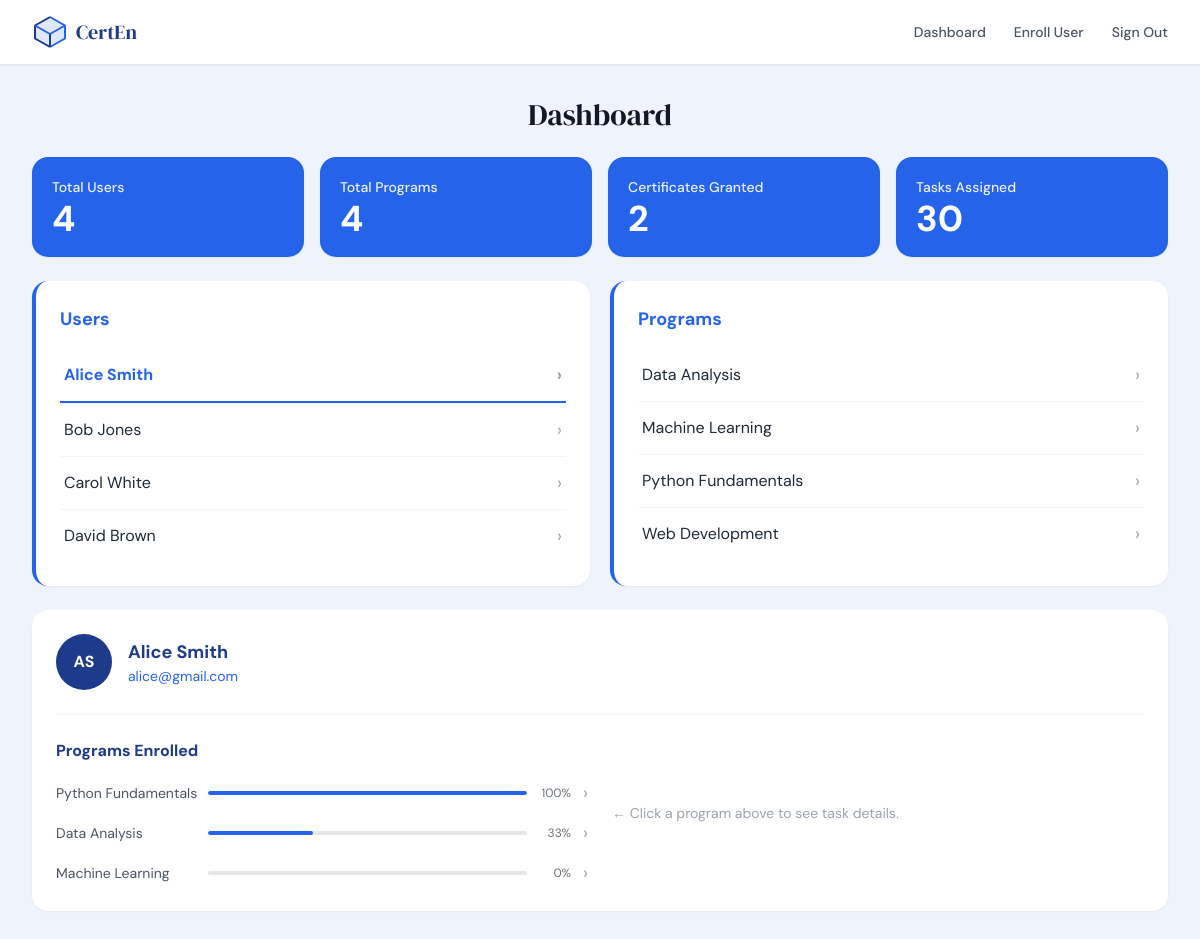
The page /admin?user_id=2&view=user on the database its author committed.
### models.py (models this page shows, shortened)
class User(db.Model):
    __tablename__ = "users"
    id         = db.Column(db.Integer, primary_key=True)
    first_name = db.Column(db.String(80),  nullable=False)
    last_name  = db.Column(db.String(80),  nullable=False)
    email      = db.Column(db.String(120), unique=True, nullable=False)
    dob        = db.Column(db.String(20))          # stored as "DD/MM/YYYY"
    is_admin   = db.Column(db.Boolean, default=False)
    created_at = db.Column(db.DateTime, default=lambda: datetime.now(timezone.utc))
    enrollments      = db.relationship("Enrollment",      back_populates="user", cascade="all, delete-orphan")
    task_completions = db.relationship("TaskCompletion",  back_populates="user", cascade="all, delete-orphan")
    certificates     = db.relationship("Certificate",     back_populates="user", cascade="all, delete-orphan")
    @property
    def full_name(self):
        return f"{self.first_name} {self.last_name}"
    @property
    def initials(self):
        return f"{self.first_name[0]}{self.last_name[0]}".upper()

class Program(db.Model):
    __tablename__ = "programs"
    id          = db.Column(db.Integer, primary_key=True)
    name        = db.Column(db.String(120), nullable=False)
    description = db.Column(db.Text)
    mode        = db.Column(db.String(20))   # Online / Offline / Hybrid
    created_at  = db.Column(db.DateTime, default=lambda: datetime.now(timezone.utc))
    enrollments  = db.relationship("Enrollment",  back_populates="program", cascade="all, delete-orphan")
    tasks        = db.relationship("Task",         back_populates="program", cascade="all, delete-orphan",
                                   order_by="Task.serial")
    certificates = db.relationship("Certificate", back_populates="program", cascade="all, delete-orphan")

### app.py (the view, shortened to what this page needs)
@app.route("/admin")
def admin_dashboard():
    selected_user_id    = request.args.get("user_id",    type=int)
    selected_program_id = request.args.get("program_id", type=int)
    view_mode           = request.args.get("view", "user")   # "user" | "program"
    users    = User.query.filter_by(is_admin=False).order_by(User.first_name).all()
    programs = Program.query.order_by(Program.name).all()
    selected_user    = User.query.get(selected_user_id)    if selected_user_id    else None
    selected_program = Program.query.get(selected_program_id) if selected_program_id else None
    stats = {
        "total_users":           User.query.filter_by(is_admin=False).count(),
        "total_programs":        Program.query.count(),
        "certificates_granted":  Certificate.query.filter_by(status="granted").count(),
        "tasks_assigned":        TaskCompletion.query.count(),
    }
    user_enrolled_programs = []
    user_task_rows         = []
    user_program_cert      = None
    if selected_user:
        for enr in selected_user.enrollments:
            user_enrolled_programs.append({
                "id":       enr.program.id,
                "name":     enr.program.name,
                "progress": enr.progress,
            })
        if selected_program:
            user_task_rows    = get_task_rows(selected_user.id, selected_program.id)
            user_program_cert = Certificate.query.filter_by(
                user_id=selected_user.id, program_id=selected_program.id
            ).first()
    program_enrolled_users = []
    program_task_rows      = []
    program_detail_user    = None
    program_detail_cert    = None   # cert for prog_detail_user in this program
    prog_detail_user_id    = request.args.get("prog_user_id", type=int)
    return render_template(
        "admin_dashboard.html",
        stats=stats,
        users=users,
        programs=programs,
        selected_user=selected_user,
        selected_program=selected_program,
        view_mode=view_mode,
        user_enrolled_programs=user_enrolled_programs,
        user_task_rows=user_task_rows,
        user_program_cert=user_program_cert,
        program_enrolled_users=program_enrolled_users,
        program_task_rows=program_task_rows,
        program_detail_user=program_detail_user,
        program_detail_cert=program_detail_cert,
        prog_detail_user_id=prog_detail_user_id,
    )

### models.py (called while the page is built)
    @property
    def progress(self):
        total = len(self.program.tasks)
        if total == 0:
            return 0
        completed = TaskCompletion.query.filter_by(
            user_id=self.user_id, status="C"
        ).join(Task).filter(Task.program_id == self.program_id).count()
        return round((completed / total) * 100)

### templates/admin_dashboard.html (shortened to what this page needs)
{% extends "base.html" %}
{% block nav_links %}
  <a href="{{ url_for('admin_dashboard') }}"
     class="text-sm font-medium text-gray-600 hover:text-primary hover:underline hover:underline-offset-4 transition-colors">Dashboard</a>
  <a href="{{ url_for('register') }}"
     class="text-sm font-medium text-gray-600 hover:text-primary hover:underline hover:underline-offset-4 transition-colors">Enroll User</a>
  <a href="{{ url_for('signout') }}"
     class="text-sm font-medium text-gray-600 hover:text-primary hover:underline hover:underline-offset-4 transition-colors">Sign Out</a>
{% endblock %}
{% block content %}
<div class="max-w-7xl mx-auto px-4 sm:px-6 lg:px-8 py-8 space-y-6">
  <h2 class="font-serif text-3xl text-center text-gray-900">Dashboard</h2>
  <div class="grid grid-cols-2 lg:grid-cols-4 gap-4">
    {% for label, value in [
        ('Total Users',          stats.total_users),
        ('Total Programs',       stats.total_programs),
        ('Certificates Granted', stats.certificates_granted),
        ('Tasks Assigned',       stats.tasks_assigned),
      ] %}
    <div class="bg-primary text-white rounded-2xl p-5 shadow-sm">
      <p class="text-sm font-medium opacity-90 mb-1">{{ label }}</p>
      <p class="text-4xl font-bold leading-none">{{ value }}</p>
    </div>
    {% endfor %}
  </div>
  <div class="grid grid-cols-1 md:grid-cols-2 gap-5">
    <div class="bg-white rounded-2xl shadow-sm border-l-4 border-primary p-6">
      <h3 class="text-lg font-bold text-primary mb-4">Users</h3>
      <ul class="divide-y divide-gray-100">
        {% for user in users %}
        <li>
          <a href="{{ url_for('admin_dashboard', user_id=user.id, view='user') }}"
             class="flex justify-between items-center py-3 px-1 transition-colors
               {% if selected_user and selected_user.id == user.id and view_mode == 'user' %}
                 text-primary font-bold border-b-2 border-primary
               {% else %}
                 text-gray-800 hover:text-primary
               {% endif %}">
            {{ user.full_name }}
            <span class="text-gray-400 text-lg">›</span>
          </a>
        </li>
        {% endfor %}
      </ul>
    </div>
    <div class="bg-white rounded-2xl shadow-sm border-l-4 border-primary p-6">
      <h3 class="text-lg font-bold text-primary mb-4">Programs</h3>
      <ul class="divide-y divide-gray-100">
        {% for program in programs %}
        <li>
          <a href="{{ url_for('admin_dashboard', program_id=program.id, view='program') }}"
             class="flex justify-between items-center py-3 px-1 transition-colors
               {% if selected_program and selected_program.id == program.id and view_mode == 'program' %}
                 text-primary font-bold border-b-2 border-primary
               {% else %}
                 text-gray-800 hover:text-primary
               {% endif %}">
            {{ program.name }}
            <span class="text-gray-400 text-lg">›</span>
          </a>
        </li>
        {% endfor %}
      </ul>
    </div>
  </div>
  {% if selected_user and view_mode == 'user' %}
  <div class="bg-white rounded-2xl shadow-sm p-6 space-y-6">
    <div class="flex items-center gap-4">
      <div class="w-14 h-14 rounded-full bg-navy text-white flex items-center justify-center font-bold text-base shrink-0">
        {{ selected_user.initials }}
      </div>
      <div>
        <h3 class="text-lg font-bold text-navy">{{ selected_user.full_name }}</h3>
        <p class="text-sm text-primary">{{ selected_user.email }}</p>
      </div>
    </div>
    <div class="grid grid-cols-1 md:grid-cols-2 gap-6 border-t border-gray-100 pt-6">
      <div>
        <h4 class="font-bold text-navy mb-4">Programs Enrolled</h4>
        {% if user_enrolled_programs %}
          <div class="space-y-3">
            {% for prog in user_enrolled_programs %}
            <div class="flex items-center gap-2 text-sm">
              <a href="{{ url_for('admin_dashboard', user_id=selected_user.id, program_id=prog.id, view='user') }}"
                 class="text-gray-600 w-36 shrink-0 hover:text-primary transition-colors truncate">
                {{ prog.name }}
              </a>
              <div class="flex-1 h-1 bg-gray-200 rounded-full overflow-hidden">
                <div class="prog-fill h-full" style="width:{{ prog.progress }}%"></div>
              </div>
              <span class="text-gray-500 w-9 text-right shrink-0 text-xs">{{ prog.progress }}%</span>
              <a href="{{ url_for('admin_dashboard', user_id=selected_user.id, program_id=prog.id, view='user') }}"
                 class="text-gray-400 hover:text-primary text-lg ml-1 transition-colors">›</a>
            </div>
            {% endfor %}
          </div>
        {% else %}
          <p class="text-sm text-gray-400">Not enrolled in any programs.</p>
        {% endif %}
      </div>
      {% if selected_program %}
      <div>
        <h4 class="font-bold text-navy mb-1">{{ selected_program.name }} — Task Details</h4>
        <div class="overflow-x-auto">
          <table class="w-full text-sm">
            <thead>
              <tr class="border-b border-gray-200">
                <th class="text-left py-2 px-2 font-bold text-gray-800">Serial</th>
                <th class="text-left py-2 px-2 font-bold text-gray-800">Task Name</th>
                <th class="text-left py-2 px-2 font-bold text-gray-800">Due Date</th>
                <th class="text-left py-2 px-2 font-bold text-gray-800">Status</th>
              </tr>
            </thead>
            <tbody>
              {% for row in user_task_rows %}
              <tr class="border-b border-gray-50">
                <td class="py-3 px-2 text-gray-600">{{ row.serial }}</td>
                <td class="py-3 px-2 text-gray-600">{{ row.name }}</td>
                <td class="py-3 px-2 text-gray-600">{{ row.due_date }}</td>
                <td class="py-3 px-2 status-{{ row.status | lower }}">{{ row.status }}</td>
              </tr>
              {% endfor %}
            </tbody>
          </table>
        </div>
        <div class="flex justify-end mt-4">
          {% if user_program_cert and user_program_cert.status == 'granted' %}
            <a href="{{ url_for('view_certificate', user_id=selected_user.id, program_id=selected_program.id) }}"
               target="_blank"
               class="inline-flex items-center gap-2 bg-green-500 text-white font-semibold
                      rounded-full px-6 py-2 text-sm hover:bg-green-600 transition-colors">
              <svg class="w-4 h-4" fill="none" stroke="currentColor" viewBox="0 0 24 24">
                <path stroke-linecap="round" stroke-linejoin="round" stroke-width="2"
                      d="M9 12l2 2 4-4M7 21h10a2 2 0 002-2V5a2 2 0 00-2-2H7a2 2 0 00-2 2v14a2 2 0 002 2z"/>
              </svg>
              View Certificate
            </a>
          {% else %}
            <form action="{{ url_for('grant_certificate') }}" method="POST">
              <input type="hidden" name="user_id"    value="{{ selected_user.id }}" />
              <input type="hidden" name="program_id" value="{{ selected_program.id }}" />
              <input type="hidden" name="view"       value="user" />
              <button type="submit"
                      class="bg-gray-300 text-gray-600 font-semibold rounded-full px-6 py-2 text-sm
                             hover:bg-primary hover:text-white transition-colors">
                Grant Certificate
              </button>
            </form>
          {% endif %}
        </div>
      </div>
      {% else %}
        <p class="text-sm text-gray-400 self-center">← Click a program above to see task details.</p>
      {% endif %}
    </div>
  </div>
  {% endif %}
</div>
{% endblock %}

### templates/base.html (style rules this page uses)
body { font-family: 'DM Sans', sans-serif; }
.prog-fill { background:#2563EB; height:4px; border-radius:9999px; }

### rows shown on the page
User: full_name "Alice Smith", initials "AS", email "alice@gmail.com"
User: full_name "Bob Jones"
User: full_name "Carol White"
User: full_name "David Brown"
Program: name "Data Analysis", progress "33"
Program: name "Machine Learning", progress "0"
Program: name "Python Fundamentals", progress "100"
Program: name "Web Development"

### other values the page prints
{{ label }} "Total Users" "Total Programs" "Certificates Granted" "Tasks Assigned"
{{ value }} "4" "4" "2" "30"
